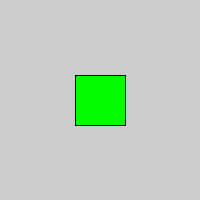
Frame 1 (no input)
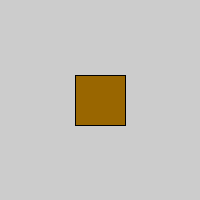
Frame 60 (the mouse pressed at the canvas centre just before this capture)
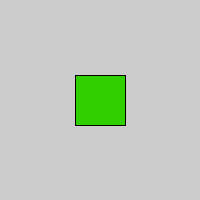
Frame 120 (the mouse held since frame 60 and released just before this capture)

The Processing sketch that drew these frames (run headless with seeded random() and noise(); from frame 60 on, the mouse is pressed at the canvas centre):

// Processing sketch: lerping
// ── lerping.pde
color fromGreen = color(0, 255, 0);
color toRed = color(255, 0, 0);
float counter = 0;

void setup() {
  size(200, 200);
  rectMode(CENTER);
}

void draw() {
  counter = counter + .01;
  if (counter >= 1) {
    counter = 0;
  }
  color currentColor = lerpColor(fromGreen, toRed, counter);
  fill(currentColor);
  rect(width/2, height/2, 50, 50);
}
